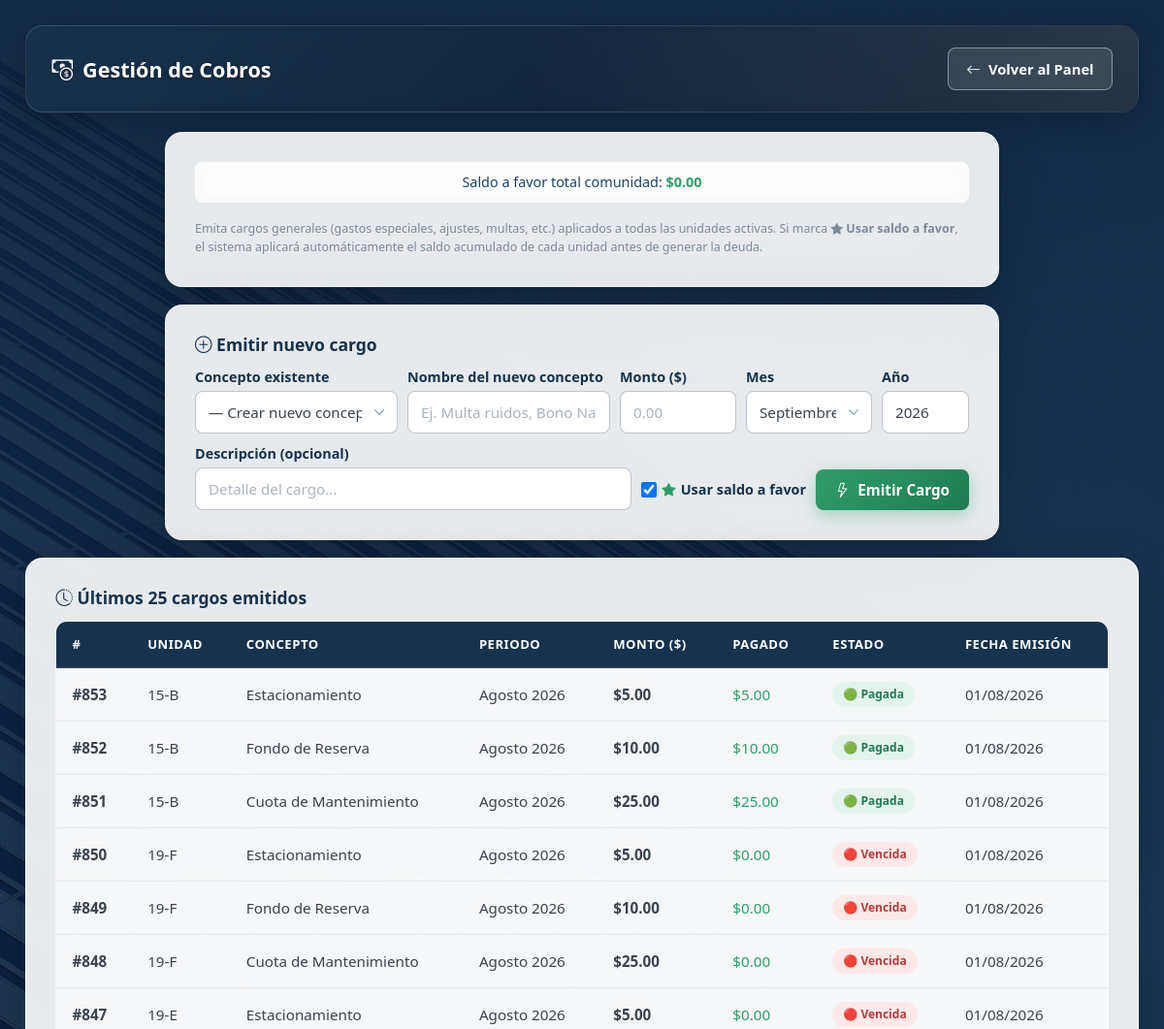
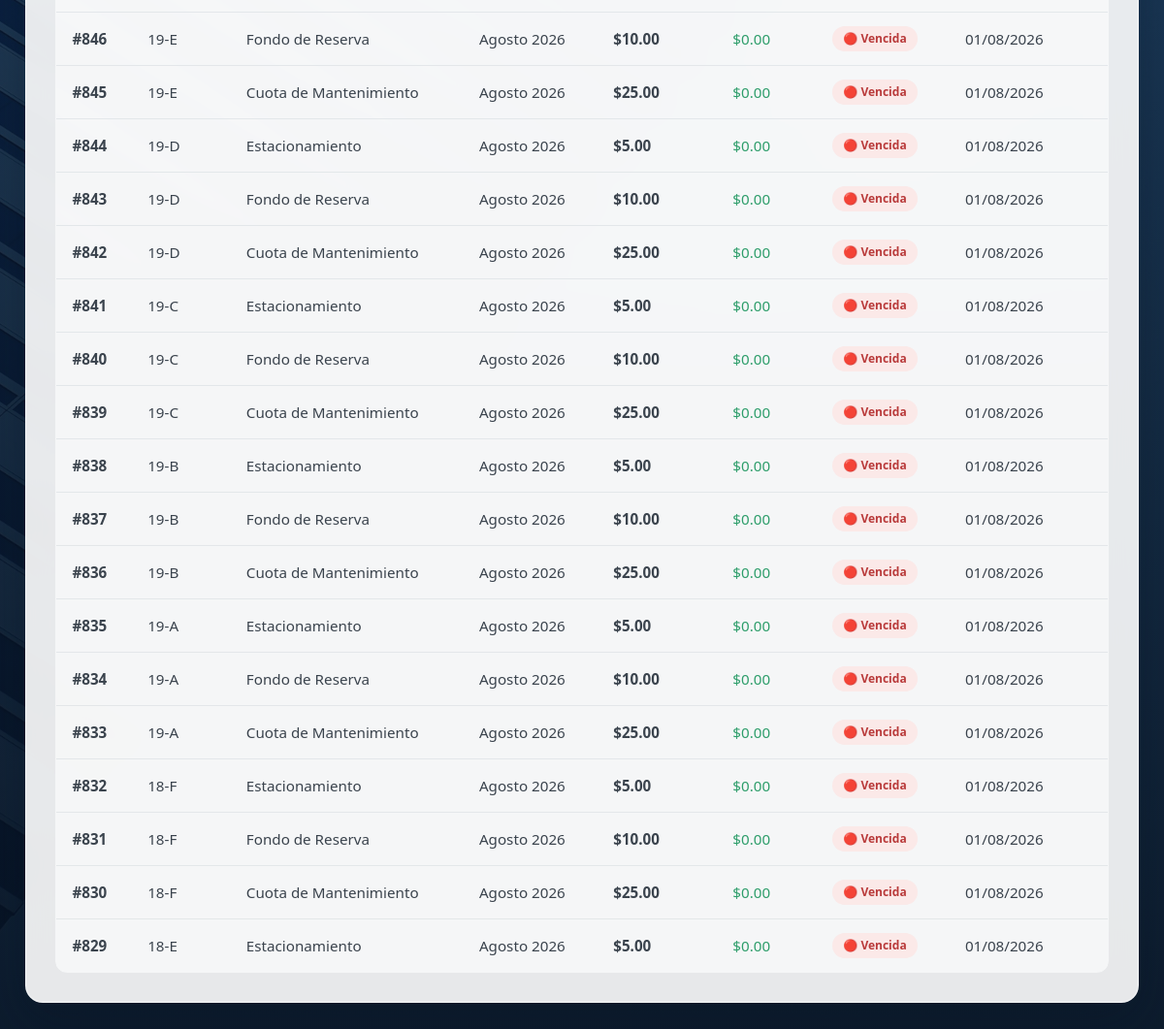
Screenshot of /Vista/gestion_cobros.php (signed in) with the database file from the repository (2 pictures, top to bottom).
### tables this page shows
CREATE TABLE `cuotas_emitidas` (
  `id` int(11) NOT NULL AUTO_INCREMENT,
  `unidad_id` int(11) NOT NULL,
  `concepto_id` int(11) NOT NULL,
  `periodo_mes` tinyint(4) NOT NULL,
  `periodo_anio` int(4) NOT NULL,
  `monto` decimal(10,2) NOT NULL DEFAULT 0.00,
  `monto_pagado` decimal(10,2) NOT NULL DEFAULT 0.00,
  `fecha_emision` date NOT NULL,
  `fecha_vencimiento` date DEFAULT NULL,
  `estado` enum('pendiente','vencida','pagada','parcial','condonada') NOT NULL DEFAULT 'pendiente',
  PRIMARY KEY (`id`),
  UNIQUE KEY `uq_cuota` (`unidad_id`,`concepto_id`,`periodo_mes`,`periodo_anio`),
  KEY `cuota_concepto` (`concepto_id`),
  CONSTRAINT `cuota_ibfk_1` FOREIGN KEY (`unidad_id`) REFERENCES `unidades` (`id`) ON DELETE CASCADE,
  CONSTRAINT `cuota_ibfk_2` FOREIGN KEY (`concepto_id`) REFERENCES `conceptos_cobro` (`id`)
);

CREATE TABLE `unidades` (
  `id` int(11) NOT NULL AUTO_INCREMENT,
  `torre` varchar(10) NOT NULL,
  `numero` varchar(10) NOT NULL,
  `tipo` enum('apartamento','penthouse','estacionamiento','local','deposito') NOT NULL DEFAULT 'apartamento',
  `estado` enum('activa','inactiva') NOT NULL DEFAULT 'activa',
  PRIMARY KEY (`id`),
  UNIQUE KEY `uq_torre_numero` (`torre`,`numero`)
);

CREATE TABLE `conceptos_cobro` (
  `id` int(11) NOT NULL AUTO_INCREMENT,
  `nombre` varchar(100) NOT NULL,
  `monto` decimal(10,2) NOT NULL DEFAULT 0.00,
  `descripcion` text DEFAULT NULL,
  `activo` tinyint(1) NOT NULL DEFAULT 1,
  PRIMARY KEY (`id`)
);

### Controlador/gestion_cobros.php (called while the page is built, shortened)
<?php
include("../Modelo/conexiondb.php");
include("../Modelo/config.php");
$fila_sf = $connect->query("SELECT COALESCE(SUM(saldo), 0) AS sf FROM saldos")->fetch_assoc();
$saldo_total_comunidad = (float)($fila_sf['sf'] ?? 0);
$ultimas_emisiones = $connect->query(
    "SELECT c.id, u.numero, co.nombre AS concepto, c.periodo_mes, c.periodo_anio,
            c.monto, c.monto_pagado, c.estado, c.fecha_emision
     FROM cuotas_emitidas c
     JOIN unidades u ON u.id = c.unidad_id
     JOIN conceptos_cobro co ON co.id = c.concepto_id
     WHERE co.activo = 1
     ORDER BY c.id DESC
     LIMIT 25"
)->fetch_all(MYSQLI_ASSOC);

### Modelo/config.php (called while the page is built, shortened)
<?php
function getNombreMes($mes) {
    $meses = [1 => 'Enero', 'Febrero', 'Marzo', 'Abril', 'Mayo', 'Junio',
              'Julio', 'Agosto', 'Septiembre', 'Octubre', 'Noviembre', 'Diciembre'];
    return $meses[(int)$mes] ?? $mes;
}
?>

### Vista/gestion_cobros.php (the view, shortened to what this page needs)
<?php
include("../Controlador/gestion_cobros.php");
?>
<!DOCTYPE html>
<html lang="es">
<head>
  <link rel="stylesheet" href="../Estilo/global.css">
  <link rel="stylesheet" href="../assets/css/bootstrap-icons.min.css">
</head>
<body>
  <div class="page-container">
    <div class="page-header">
      <h2><i class="bi bi-cash-coin"></i> Gestión de Cobros</h2>
      <div class="header-actions">
        <a href="index.php" class="btn btn-light-header"><i class="bi bi-arrow-left"></i> Volver al Panel</a>
      </div>
    </div>
    <div class="form-container" style="margin-bottom:18px;">
      <div class="results-info">
        Saldo a favor total comunidad:
        <strong style="color:var(--verde);">$<?php echo number_format($saldo_total_comunidad, 2); ?></strong>
      </div>
      <p class="field-note">
        Emita cargos generales (gastos especiales, ajustes, multas, etc.) aplicados a todas las unidades activas.
        Si marca <i class="bi bi-star-fill"></i> <strong>Usar saldo a favor</strong>, el sistema aplicará automáticamente
        el saldo acumulado de cada unidad antes de generar la deuda.
      </p>
    </div>
    <div class="form-container" style="margin-bottom:18px;">
      <h3 style="margin-bottom:12px;color:var(--navy-700);"><i class="bi bi-plus-circle"></i> Emitir nuevo cargo</h3>
      <form action="gestion_cobros.php" method="post" style="display:flex;flex-wrap:wrap;gap:10px;align-items:end;">
        <div style="flex:1 1 200px;">
          <label style="display:block;font-weight:600;margin-bottom:3px;">Concepto existente</label>
          <select name="concepto_id" id="concepto-select" onchange="toggleConceptoNuevo()" style="width:100%;">
            <option value="0">— Crear nuevo concepto —</option>
          </select>
        </div>
        <div style="flex:1 1 200px;" id="nuevo-concepto-wrap">
          <label style="display:block;font-weight:600;margin-bottom:3px;">Nombre del nuevo concepto</label>
          <input type="text" name="concepto_nuevo" placeholder="Ej. Multa ruidos, Bono Navideño..."
                 maxlength="100" style="width:100%;">
        </div>
        <div style="flex:0 1 120px;">
          <label style="display:block;font-weight:600;margin-bottom:3px;">Monto ($)</label>
          <input type="number" name="monto" id="monto-input" min="0.01" step="0.01" required
                 placeholder="0.00" style="width:100%;">
        </div>
        <div style="flex:0 1 130px;">
          <label style="display:block;font-weight:600;margin-bottom:3px;">Mes</label>
          <select name="mes_generar" style="width:100%;" required>
            <?php for ($m = 1; $m <= 12; $m++): ?>
              <option value="<?php echo $m; ?>" <?php echo ($m == date('n')) ? 'selected' : ''; ?>><?php echo getNombreMes($m); ?></option>
            <?php endfor; ?>
          </select>
        </div>
        <div style="flex:0 1 90px;">
          <label style="display:block;font-weight:600;margin-bottom:3px;">Año</label>
          <input type="number" name="anio_generar" min="2020" max="2200"
                 value="<?php echo date('Y'); ?>" required style="width:100%;">
        </div>
        <div style="flex:1 1 220px;">
          <label style="display:block;font-weight:600;margin-bottom:3px;">Descripción (opcional)</label>
          <input type="text" name="descripcion" placeholder="Detalle del cargo..."
                 maxlength="255" style="width:100%;">
        </div>
        <div style="padding-bottom:4px;">
          <label style="display:inline-flex;align-items:center;gap:5px;cursor:pointer;white-space:nowrap;">
            <input type="checkbox" name="usar_saldo" checked style="width:16px;height:16px;">
            <i class="bi bi-star-fill" style="color:var(--verde);"></i>
            Usar saldo a favor
          </label>
        </div>
        <button type="submit" name="crear-cargo" class="btn btn-success"
                style="white-space:nowrap;">
          <i class="bi bi-lightning"></i> Emitir Cargo
        </button>
      </form>
    </div>
    <div class="form-container form-container--wide">
      <h3 style="margin-bottom:12px;color:var(--navy-700);">
        <i class="bi bi-clock-history"></i> Últimos 25 cargos emitidos
      </h3>
      <?php if (empty($ultimas_emisiones)): ?>
        <p class="results-info">No hay emisiones registradas aún.</p>
      <?php else: ?>
      <div class="table-wrap">
        <table class="data-table">
          <thead>
            <tr>
              <th>#</th><th>Unidad</th><th>Concepto</th><th>Periodo</th>
              <th>Monto ($)</th><th>Pagado</th><th>Estado</th><th>Fecha emisión</th>
            </tr>
          </thead>
          <tbody>
            <?php foreach ($ultimas_emisiones as $eu): ?>
            <tr>
              <td data-label="#"><strong>#<?php echo $eu['id']; ?></strong></td>
              <td data-label="Unidad"><?php echo htmlspecialchars($eu['numero']); ?></td>
              <td data-label="Concepto"><?php echo htmlspecialchars($eu['concepto']); ?></td>
              <td data-label="Periodo"><?php echo getNombreMes($eu['periodo_mes']) . ' ' . $eu['periodo_anio']; ?></td>
              <td data-label="Monto ($)" style="font-weight:700;">$<?php echo number_format((float)$eu['monto'], 2); ?></td>
              <td data-label="Pagado" style="color:var(--verde);">$<?php echo number_format((float)$eu['monto_pagado'], 2); ?></td>
              <td data-label="Estado">
                <?php
                  $clase = match($eu['estado'] ?? '') {
                    'vencida' => 'badge-danger',
                    'parcial' => 'badge-info',
                    'pagada'  => 'badge-success',
                    'condonada' => 'badge-secondary',
                    default   => 'badge-warning',
                  };
                ?>
                <span class="badge <?php echo $clase; ?>"><?php echo ESTADOS_CUOTA[$eu['estado']] ?? $eu['estado']; ?></span>
              </td>
              <td data-label="Emisión"><?php echo date('d/m/Y', strtotime($eu['fecha_emision'])); ?></td>
            </tr>
            <?php endforeach; ?>
          </tbody>
        </table>
      </div>
      <?php endif; ?>
    </div>
  </div>
</body>
</html>

### rows the page displays
cuotas_emitidas: id "853", unidad.numero "15-B", concepto.nombre "Estacionamiento", periodo_mes "Agosto", periodo_anio "2026", monto "5.00", monto_pagado "5.00", estado "🟢 Pagada", fecha_emision "01/08/2026"
cuotas_emitidas: id "852", unidad.numero "15-B", concepto.nombre "Fondo de Reserva", periodo_mes "Agosto", periodo_anio "2026", monto "10.00", monto_pagado "10.00", estado "🟢 Pagada", fecha_emision "01/08/2026"
cuotas_emitidas: id "851", unidad.numero "15-B", concepto.nombre "Cuota de Mantenimiento", periodo_mes "Agosto", periodo_anio "2026", monto "25.00", monto_pagado "25.00", estado "🟢 Pagada", fecha_emision "01/08/2026"
cuotas_emitidas: id "850", unidad.numero "19-F", concepto.nombre "Estacionamiento", periodo_mes "Agosto", periodo_anio "2026", monto "5.00", monto_pagado "0.00", estado "🔴 Vencida", fecha_emision "01/08/2026"
cuotas_emitidas: id "849", unidad.numero "19-F", concepto.nombre "Fondo de Reserva", periodo_mes "Agosto", periodo_anio "2026", monto "10.00", monto_pagado "0.00", estado "🔴 Vencida", fecha_emision "01/08/2026"
cuotas_emitidas: id "848", unidad.numero "19-F", concepto.nombre "Cuota de Mantenimiento", periodo_mes "Agosto", periodo_anio "2026", monto "25.00", monto_pagado "0.00", estado "🔴 Vencida", fecha_emision "01/08/2026"
cuotas_emitidas: id "847", unidad.numero "19-E", concepto.nombre "Estacionamiento", periodo_mes "Agosto", periodo_anio "2026", monto "5.00", monto_pagado "0.00", estado "🔴 Vencida", fecha_emision "01/08/2026"
cuotas_emitidas: id "846", unidad.numero "19-E", concepto.nombre "Fondo de Reserva", periodo_mes "Agosto", periodo_anio "2026", monto "10.00", monto_pagado "0.00", estado "🔴 Vencida", fecha_emision "01/08/2026"
cuotas_emitidas: id "845", unidad.numero "19-E", concepto.nombre "Cuota de Mantenimiento", periodo_mes "Agosto", periodo_anio "2026", monto "25.00", monto_pagado "0.00", estado "🔴 Vencida", fecha_emision "01/08/2026"
cuotas_emitidas: id "844", unidad.numero "19-D", concepto.nombre "Estacionamiento", periodo_mes "Agosto", periodo_anio "2026", monto "5.00", monto_pagado "0.00", estado "🔴 Vencida", fecha_emision "01/08/2026"
cuotas_emitidas: id "843", unidad.numero "19-D", concepto.nombre "Fondo de Reserva", periodo_mes "Agosto", periodo_anio "2026", monto "10.00", monto_pagado "0.00", estado "🔴 Vencida", fecha_emision "01/08/2026"
cuotas_emitidas: id "842", unidad.numero "19-D", concepto.nombre "Cuota de Mantenimiento", periodo_mes "Agosto", periodo_anio "2026", monto "25.00", monto_pagado "0.00", estado "🔴 Vencida", fecha_emision "01/08/2026"
cuotas_emitidas: id "841", unidad.numero "19-C", concepto.nombre "Estacionamiento", periodo_mes "Agosto", periodo_anio "2026", monto "5.00", monto_pagado "0.00", estado "🔴 Vencida", fecha_emision "01/08/2026"
cuotas_emitidas: id "840", unidad.numero "19-C", concepto.nombre "Fondo de Reserva", periodo_mes "Agosto", periodo_anio "2026", monto "10.00", monto_pagado "0.00", estado "🔴 Vencida", fecha_emision "01/08/2026"
cuotas_emitidas: id "839", unidad.numero "19-C", concepto.nombre "Cuota de Mantenimiento", periodo_mes "Agosto", periodo_anio "2026", monto "25.00", monto_pagado "0.00", estado "🔴 Vencida", fecha_emision "01/08/2026"
cuotas_emitidas: id "838", unidad.numero "19-B", concepto.nombre "Estacionamiento", periodo_mes "Agosto", periodo_anio "2026", monto "5.00", monto_pagado "0.00", estado "🔴 Vencida", fecha_emision "01/08/2026"
cuotas_emitidas: id "837", unidad.numero "19-B", concepto.nombre "Fondo de Reserva", periodo_mes "Agosto", periodo_anio "2026", monto "10.00", monto_pagado "0.00", estado "🔴 Vencida", fecha_emision "01/08/2026"
cuotas_emitidas: id "836", unidad.numero "19-B", concepto.nombre "Cuota de Mantenimiento", periodo_mes "Agosto", periodo_anio "2026", monto "25.00", monto_pagado "0.00", estado "🔴 Vencida", fecha_emision "01/08/2026"
cuotas_emitidas: id "835", unidad.numero "19-A", concepto.nombre "Estacionamiento", periodo_mes "Agosto", periodo_anio "2026", monto "5.00", monto_pagado "0.00", estado "🔴 Vencida", fecha_emision "01/08/2026"
cuotas_emitidas: id "834", unidad.numero "19-A", concepto.nombre "Fondo de Reserva", periodo_mes "Agosto", periodo_anio "2026", monto "10.00", monto_pagado "0.00", estado "🔴 Vencida", fecha_emision "01/08/2026"
cuotas_emitidas: id "833", unidad.numero "19-A", concepto.nombre "Cuota de Mantenimiento", periodo_mes "Agosto", periodo_anio "2026", monto "25.00", monto_pagado "0.00", estado "🔴 Vencida", fecha_emision "01/08/2026"
cuotas_emitidas: id "832", unidad.numero "18-F", concepto.nombre "Estacionamiento", periodo_mes "Agosto", periodo_anio "2026", monto "5.00", monto_pagado "0.00", estado "🔴 Vencida", fecha_emision "01/08/2026"
cuotas_emitidas: id "831", unidad.numero "18-F", concepto.nombre "Fondo de Reserva", periodo_mes "Agosto", periodo_anio "2026", monto "10.00", monto_pagado "0.00", estado "🔴 Vencida", fecha_emision "01/08/2026"
cuotas_emitidas: id "830", unidad.numero "18-F", concepto.nombre "Cuota de Mantenimiento", periodo_mes "Agosto", periodo_anio "2026", monto "25.00", monto_pagado "0.00", estado "🔴 Vencida", fecha_emision "01/08/2026"
cuotas_emitidas: id "829", unidad.numero "18-E", concepto.nombre "Estacionamiento", periodo_mes "Agosto", periodo_anio "2026", monto "5.00", monto_pagado "0.00", estado "🔴 Vencida", fecha_emision "01/08/2026"

### other values shown
$saldo_total_comunidad "0.00"
form field mes_generar "Septiembre"
